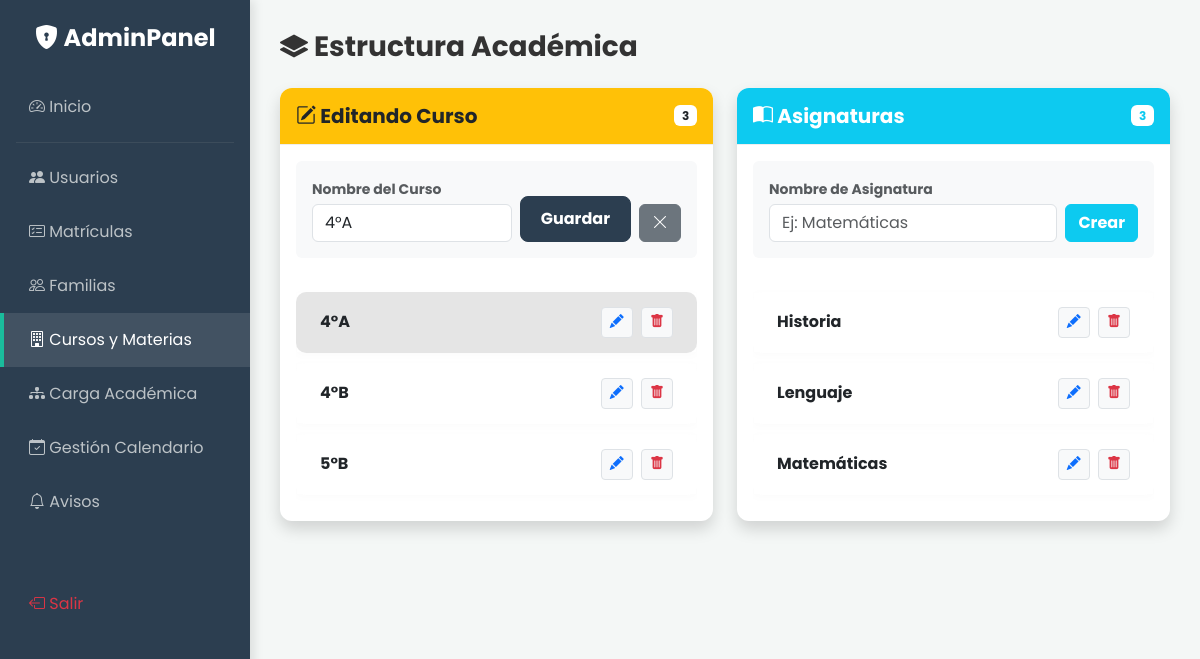
The page /admin/cursos.php?editar_curso=1 (signed in) on the database its author committed.
### tables this page shows
CREATE TABLE `cursos` (
  `id` int(11) NOT NULL,
  `nombre` varchar(50) NOT NULL
);

CREATE TABLE `asignaturas` (
  `id` int(11) NOT NULL,
  `nombre` varchar(50) NOT NULL
);

### admin/cursos.php (the view, shortened to what this page needs)
<?php
require '../config/db.php';
$curso_editar = null;
$asignatura_editar = null;
if (isset($_GET['editar_curso'])) {
    $stmt = $pdo->prepare("SELECT * FROM cursos WHERE id = ?");
    $stmt->execute([$_GET['editar_curso']]);
    $curso_editar = $stmt->fetch();
}
$cursos = $pdo->query("SELECT * FROM cursos ORDER BY nombre")->fetchAll();
$asignaturas = $pdo->query("SELECT * FROM asignaturas ORDER BY nombre")->fetchAll();
?>
<!DOCTYPE html>
<html lang="es">
<head>
    <link href="https://cdn.jsdelivr.net/npm/bootstrap@5.3.0/dist/css/bootstrap.min.css" rel="stylesheet">
    <link rel="stylesheet" href="https://cdn.jsdelivr.net/npm/bootstrap-icons@1.10.5/font/bootstrap-icons.css">
    <link href="../assets/css/style.css" rel="stylesheet">
</head>
<body>
<?php include '../includes/sidebar_admin.php'; ?>
    <div class="main-content">
        <h3 class="fw-bold mb-4"><i class="bi bi-layers-fill"></i> Estructura Académica</h3>
        <div class="row">
            <div class="col-md-6 mb-4">
                <div class="card shadow border-0 h-100 <?php echo $curso_editar ? 'border-warning border-2' : ''; ?>">
                    <div class="card-header bg-warning text-dark py-3 d-flex justify-content-between align-items-center">
                        <h5 class="mb-0 fw-bold">
                            <?php echo $curso_editar ? '<i class="bi bi-pencil-square"></i> Editando Curso' : '<i class="bi bi-door-open-fill"></i> Cursos / Aulas'; ?>
                        </h5>
                        <span class="badge bg-white text-dark"><?php echo count($cursos); ?></span>
                    </div>
                    <div class="card-body">
                        <form method="POST" class="d-flex gap-2 mb-4 p-3 bg-light rounded align-items-end">
                            <div class="w-100">
                                <label class="small text-muted fw-bold mb-1">Nombre del Curso</label>
                                <input type="text" name="nombre_curso" class="form-control"
                                       placeholder="Ej: 1° Medio B"
                                       value="<?php echo $curso_editar['nombre'] ?? ''; ?>" required>
                            </div>
                            <button type="submit" name="guardar_curso" class="btn <?php echo $curso_editar ? 'btn-primary' : 'btn-warning'; ?> fw-bold">
                                <?php echo $curso_editar ? 'Guardar' : 'Crear'; ?>
                            </button>
                            <?php if($curso_editar): ?>
                                <a href="cursos.php" class="btn btn-secondary"><i class="bi bi-x-lg"></i></a>
                            <?php endif; ?>
                        </form>
                        <div class="table-responsive" style="max-height: 400px; overflow-y: auto;">
                            <table class="table table-modern table-hover mb-0 align-middle">
                                <tbody>
                                    <?php foreach($cursos as $c): ?>
                                        <tr class="<?php echo ($curso_editar && $curso_editar['id'] == $c['id']) ? 'table-active' : ''; ?>">
                                            <td class="fw-bold text-dark ps-4"><?php echo $c['nombre']; ?></td>
                                            <td class="text-end pe-4">
                                                <a href="cursos.php?editar_curso=<?php echo $c['id']; ?>" class="btn btn-sm btn-light text-primary border me-1">
                                                    <i class="bi bi-pencil-fill"></i>
                                                </a>
                                                <a href="cursos.php?borrar_curso=<?php echo $c['id']; ?>" class="btn btn-sm btn-light text-danger border" onclick="return confirm('¿Eliminar este curso?')">
                                                    <i class="bi bi-trash-fill"></i>
                                                </a>
                                            </td>
                                        </tr>
                                    <?php endforeach; ?>
                                </tbody>
                            </table>
                        </div>
                    </div>
                </div>
            </div>
            <div class="col-md-6 mb-4">
                <div class="card shadow border-0 h-100 <?php echo $asignatura_editar ? 'border-info border-2' : ''; ?>">
                    <div class="card-header bg-info text-white py-3 d-flex justify-content-between align-items-center">
                        <h5 class="mb-0 fw-bold">
                            <?php echo $asignatura_editar ? '<i class="bi bi-pencil-square"></i> Editando Materia' : '<i class="bi bi-book-half"></i> Asignaturas'; ?>
                        </h5>
                        <span class="badge bg-white text-info"><?php echo count($asignaturas); ?></span>
                    </div>
                    <div class="card-body">
                        <form method="POST" class="d-flex gap-2 mb-4 p-3 bg-light rounded align-items-end">
                            <div class="w-100">
                                <label class="small text-muted fw-bold mb-1">Nombre de Asignatura</label>
                                <input type="text" name="nombre_asignatura" class="form-control"
                                       placeholder="Ej: Matemáticas"
                                       value="<?php echo $asignatura_editar['nombre'] ?? ''; ?>" required>
                            </div>
                            <button type="submit" name="guardar_asignatura" class="btn <?php echo $asignatura_editar ? 'btn-primary' : 'btn-info text-white'; ?> fw-bold">
                                <?php echo $asignatura_editar ? 'Guardar' : 'Crear'; ?>
                            </button>
                        </form>
                        <div class="table-responsive" style="max-height: 400px; overflow-y: auto;">
                            <table class="table table-modern table-hover mb-0 align-middle">
                                <tbody>
                                    <?php foreach($asignaturas as $a): ?>
                                        <tr class="<?php echo ($asignatura_editar && $asignatura_editar['id'] == $a['id']) ? 'table-active' : ''; ?>">
                                            <td class="fw-bold text-dark ps-4"><?php echo $a['nombre']; ?></td>
                                            <td class="text-end pe-4">
                                                <a href="cursos.php?editar_asignatura=<?php echo $a['id']; ?>" class="btn btn-sm btn-light text-primary border me-1">
                                                    <i class="bi bi-pencil-fill"></i>
                                                </a>
                                                <a href="cursos.php?borrar_asignatura=<?php echo $a['id']; ?>" class="btn btn-sm btn-light text-danger border" onclick="return confirm('¿Eliminar esta asignatura?')">
                                                    <i class="bi bi-trash-fill"></i>
                                                </a>
                                            </td>
                                        </tr>
                                    <?php endforeach; ?>
                                </tbody>
                            </table>
                        </div>
                    </div>
                </div>
            </div>
        </div>
    </div>
</body>
</html>

### assets/css/style.css (style rules this page uses)
:root { --primary-color: #2c3e50; --secondary-color: #34495e; --accent-color: #1abc9c; --bg-light: #f4f7f6; --text-dark: #333; --sidebar-width: 250px; }
body { font-family: 'Poppins', sans-serif; background-color: var(--bg-light); color: var(--text-dark); }
.card { border: none; border-radius: 12px; box-shadow: 0 4px 20px rgba(0,0,0,0.05); transition: transform 0.3s ease, box-shadow 0.3s ease; }
.card-header { background-color: #fff; border-bottom: 1px solid #eee; font-weight: 600; border-radius: 12px 12px 0 0 !important; }
.btn-primary { background-color: var(--primary-color); border-color: var(--primary-color); padding: 10px 20px; border-radius: 8px; }
.main-content { margin-left: var(--sidebar-width); padding: 30px; }
.table-modern { border-collapse: separate; border-spacing: 0 10px; }
.table-modern tbody tr { background-color: white; box-shadow: 0 2px 10px rgba(0,0,0,0.02); transition: transform 0.2s; }
.table-modern td { border: none; padding: 15px 20px; vertical-align: middle; }
.table-modern td:first-child { border-top-left-radius: 10px; border-bottom-left-radius: 10px; }
.table-modern td:last-child { border-top-right-radius: 10px; border-bottom-right-radius: 10px; }

### rows shown on the page
cursos: nombre_curso "4°A", nombre "4°A"
cursos: nombre "4°B"
cursos: nombre "5°B"
asignaturas: nombre "Historia"
asignaturas: nombre "Lenguaje"
asignaturas: nombre "Matemáticas"

### other values the page prints
count($cursos) "3"
count($asignaturas) "3"
